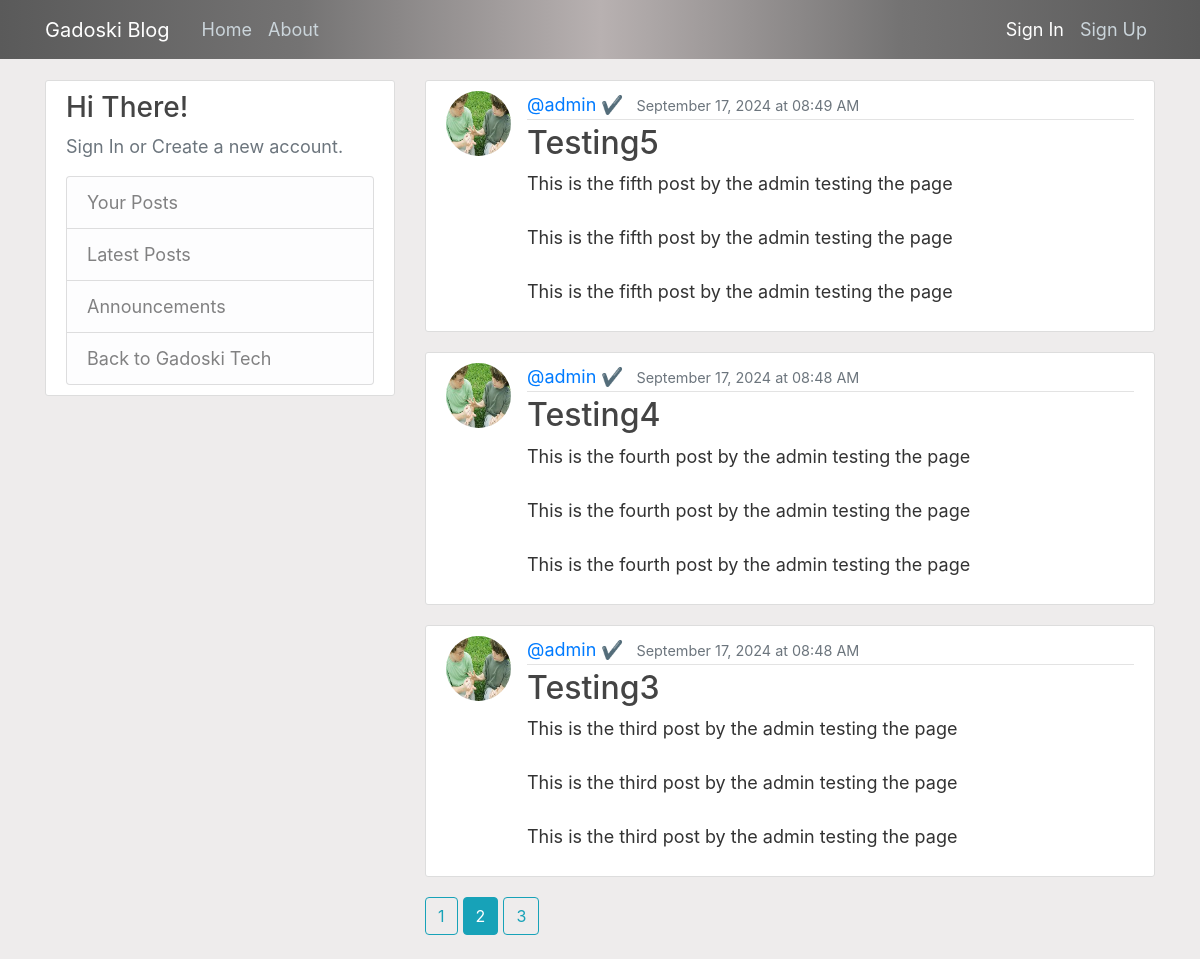
The page /home?page=2 on the database its author committed.
### flaskblog/models.py (models this page shows, shortened)
class Post(db.Model):
    id = db.Column(db.Integer, primary_key=True)
    title = db.Column(db.String(100), nullable=False)
    date_posted = db.Column(db.DateTime, nullable=False, default=datetime.utcnow)
    content = db.Column(db.Text, nullable=False)
    user_id = db.Column(db.Integer, db.ForeignKey('user.id'), nullable=False)

class User(db.Model, UserMixin):
    id = db.Column(db.Integer, primary_key=True)
    username = db.Column(db.String(22), unique=True, nullable=False)
    email = db.Column(db.String(120), unique=True, nullable=False)
    profile_image = db.Column(db.String(120), nullable=False, default='static/images/default.jpg')
    password = db.Column(db.String(120), nullable=False)
    posts = db.relationship('Post', backref='author', lazy=True)
    bio = db.Column(db.Text, nullable=True)

### flaskblog/main/routes.py (the view)
@main.route('/')
@main.route('/home')
def homepage():
    page = request.args.get('page', 1, type=int)
    posts = Post.query.order_by(Post.date_posted.desc()).paginate(page=page, per_page=3)
    return render_template('home.html', posts = posts)

### flaskblog/templates/home.html
{% extends "layout.html" %} {% block data %} {% for post in posts.items %}
<article class="media content-section">
  <img
    class="rounded-circle article-img"
    src="{{ url_for('static', filename='images/' + post.author.profile_image) }}"
    alt="Profile Picture"
  />
  <div class="media-body">
    <div class="article-metadata">
      <a
        class="mr-2"
        href="{{ url_for('users.userPosts', username=post.author.username) }}"
        >@{{ post.author.username }}</a
      >
      <small class="text-secondary"
        >{{ post.date_posted.strftime('%B %d, %Y at %H:%M %p') }}</small
      >
    </div>
    <h2>
      <a
        class="article-title"
        href="{{ url_for('posts.post', post_id=post.id) }}"
        >{{ post.title }}</a
      >
    </h2>
    <p class="article-content">{{ post.content }}</p>
  </div>
</article>
{% endfor %} {% for page_num in posts.iter_pages(left_edge=1, right_edge=1,
left_current=2, right_current=2) %} {% if page_num %} {% if posts.page ==
page_num %}
<a
  class="btn btn-info mb-4"
  href="{{ url_for('main.homepage', page=page_num) }}"
  >{{ page_num }}</a
>
{% else %}
<a
  class="btn btn-outline-info mb-4"
  href="{{ url_for('main.homepage', page=page_num) }}"
  >{{ page_num }}</a
>
{% endif %} {% else %} ... {% endif %} {% endfor %} {% endblock data %}

### flaskblog/static/main.css (style rules this page uses)
body { background: #eeecec; color: #333333; margin-top: 5rem; }
h1, h2, h3, h4, h5, h6 { color: #444444; }
.content-section { background: #ffffff; padding: 10px 20px; border: 1px solid #dddddd; border-radius: 3px; margin-bottom: 20px; }
.article-title { color: #444444; }
.article-content { white-space: pre-line; }
.article-img { height: 65px; width: 65px; margin-right: 16px; }
.article-metadata { padding-bottom: 1px; margin-bottom: 4px; border-bottom: 1px solid #e3e3e3 }

### flaskblog/static/styles.css (style rules this page uses)
body { font-size: 18px; }

### rows shown on the page
Post: profile_image (picture), author.username "admin ✔", date_posted "September 17, 2024 at 08:49 AM", title "Testing5", content "This is the fifth post by the admin testing the page This is the fifth post by the admin testing the page This is the fifth post by the admin testing the page"
Post: profile_image (picture), author.username "admin ✔", date_posted "September 17, 2024 at 08:48 AM", title "Testing4", content "This is the fourth post by the admin testing the page This is the fourth post by the admin testing the page This is the fourth post by the admin testing the page"
Post: profile_image (picture), author.username "admin ✔", date_posted "September 17, 2024 at 08:48 AM", title "Testing3", content "This is the third post by the admin testing the page This is the third post by the admin testing the page This is the third post by the admin testing the page"

### other values the page prints
{{ page_num }} "1" "3"
{{ page_num }} "2"
